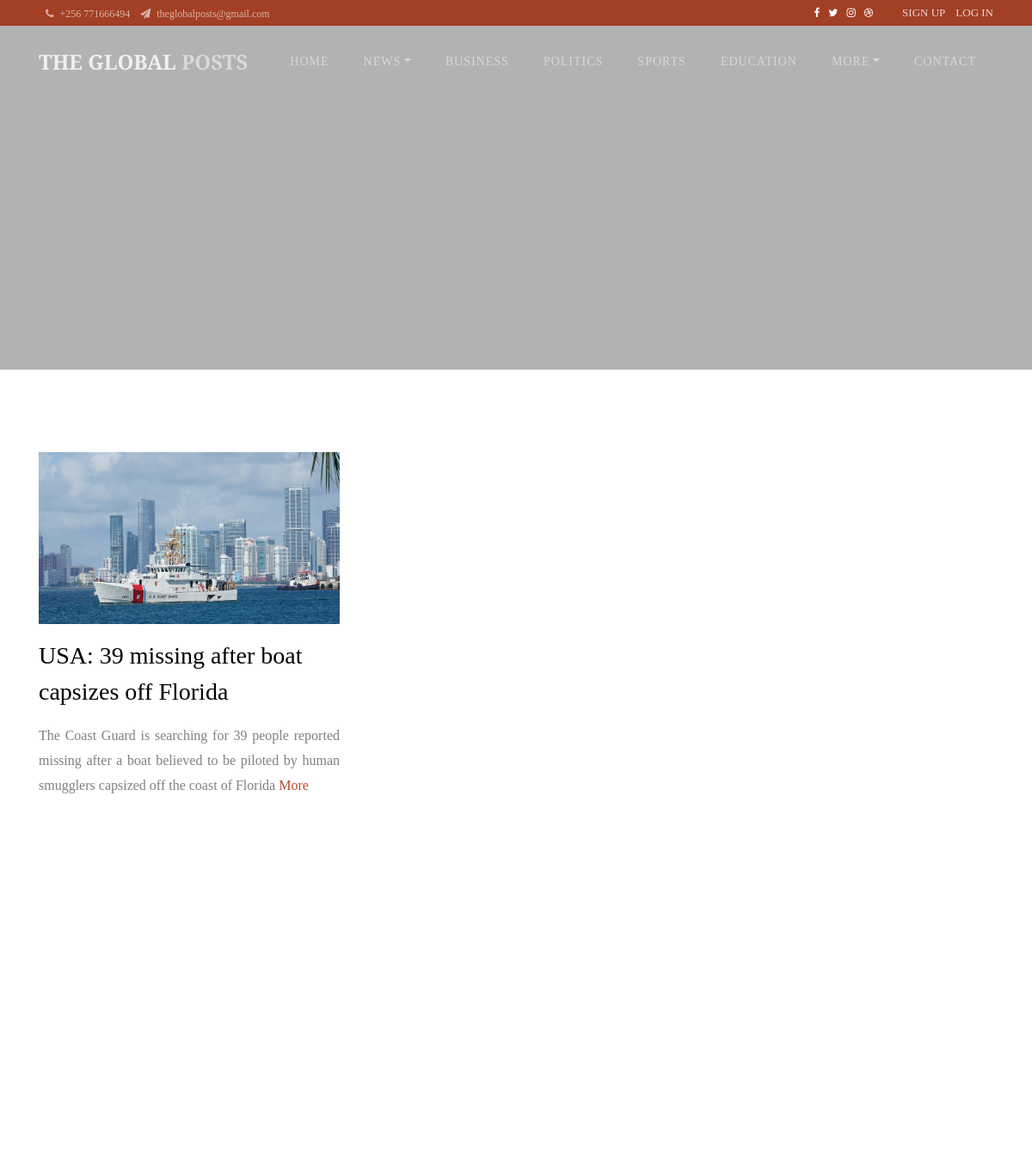
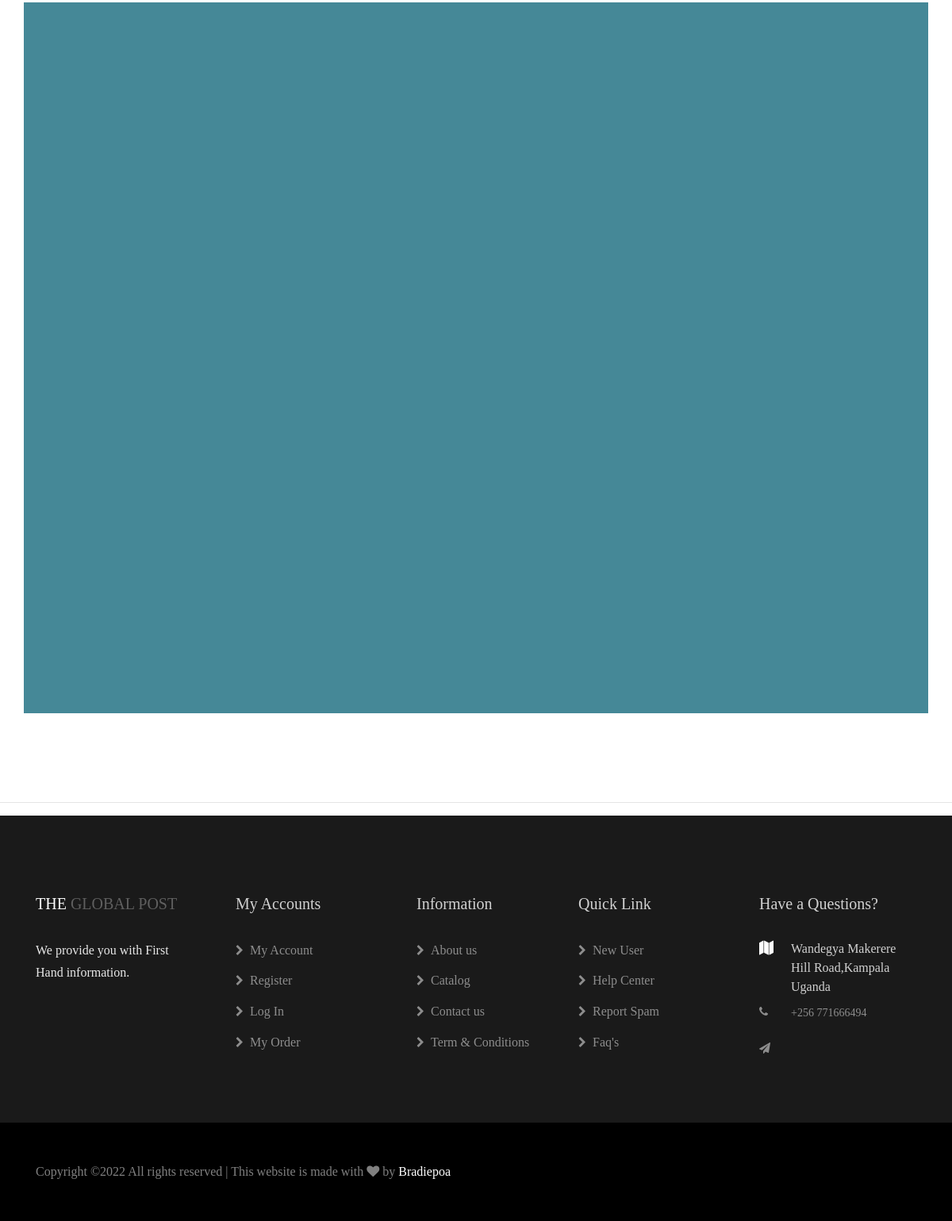
The app's page /health/ with its own data (2 pictures, top to bottom).
### mainweb/models.py (models this page shows, shortened)
class Post(models.Model):
	STATUS_CHIOCES = (
		('draft','Draft'),
		('published','Published'),
		)
	title = models.CharField(max_length=250)
	slug = models.SlugField(max_length=250, unique_for_date='publish')
	author = models.ForeignKey(User, on_delete=models.CASCADE, related_name='blog_posts')
	category = models.ForeignKey(Category,on_delete=models.SET_NULL, null=True,blank=True )
	img = models.ImageField(upload_to='images/blog', blank=True, null=True)
	body =models.TextField()
	publish = models.DateTimeField(default=timezone.now)
	created = models.DateField(auto_now_add=True)
	updated = models.DateTimeField(auto_now=True)
	status = models.CharField(max_length=10,choices=STATUS_CHIOCES, default='published ')
	viewers = models.IntegerField(default=1, null=True)
	objects =models.Manager()
	published = PublishedManager()
	class Meta:
		ordering = ('-publish',)
	@property
	def imgURL(self):
		try:
			url = self.img.url
		except:
			url =''
		return url

### mainweb/views.py (the view)
# urls.py: path("health/", views.healthview, name="healthpage"),
def healthview(request):
	object_list = Post.objects.filter(category=30)
	context = {'object_list':object_list}
	return render(request, 'mainweb/category.html',context)

### mainweb/templates/mainweb/category.html (shortened to what this page needs)
{% extends 'mainweb/base.html' %}
{% load static %}
{% block content %}
<section class="hero-wrap hero-wrap-2" data-stellar-background-ratio="0.5">
  <div class="overlay"></div>
</section>
<section class="ftco-section ftco-degree-bg">
  <div class="container">
    <div class="row">
      {% for blog in object_list %}
      <div class="col-lg-4 ftco-animate">
        <p>
          <img style="height: 200px;" src="{{blog.imgURL}}" alt="" class="img-fluid">
        </p>
        <h3 class="mb-3">{{blog.title}}</h3>
        <p class="text-justify">{{blog.body|truncatewords:30}} <a href="{% url 'mainweb:details' blog.id  %}">More</a></p>
      </div>
      {% endfor %}
    </div><br>
    <br>
     <div class="row pt-3">
    </div>
    <div class="row">
      </div>
      <div class="row" style="background-color: #458897;">
    </div>
  </div>
</section>
{% endblock content %}

### records on screen
Post: imgURL (picture), title "USA: 39 missing after boat capsizes off Florida", body "The Coast Guard is searching for 39 people reported missing after a boat believed to be piloted by human smugglers capsized off the coast of Florida"
